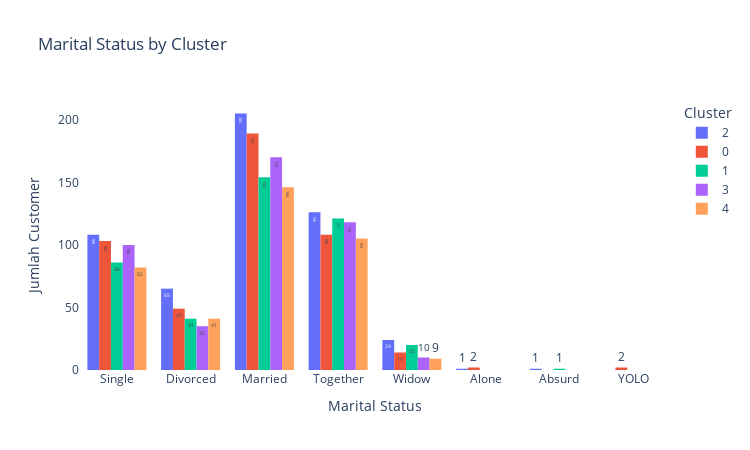

The cell this chart's notebook holds for it:
### Markdown cell above
* Cluster 2 memiliki jumlah pelanggan Graduation (S1) tertinggi dan PhD cukup besar, menunjukkan profil pelanggan yang teredukasi

* Cluster 0 juga didominasi Graduation, dengan persentase Master dan PhD cukup tinggi 

* Cluster 1 memiliki distribusi pendidikan yang cukup seimbang namun Graduation tetap dominan 

* Cluster 3 memiliki Graduation tinggi tetapi 2n Cycle dan Basic lebih terlihat dibanding cluster lain

* Cluster 4 dominan Graduation namun memiliki proporsi Basic sedikit lebih besar dibanding cluster lain

### Code cell
fig = px.histogram(
    df_cleansing,
    x='Marital_Status',
    color='Cluster',
    barmode='group',        
    text_auto=True,         
    title='Marital Status by Cluster'
)

fig.update_layout(
    xaxis_title='Marital Status',
    yaxis_title='Jumlah Customer',
    width=750,
    height=450,
    xaxis_showgrid=False,
    yaxis_showgrid=False,
    plot_bgcolor="white"
)

fig.show()

### Figure 1 — Plotly figure (JSON) as saved in the notebook; plotly's stock layout.template omitted (floating-point values rounded to 4 significant figures; data arrays with more than 128 entries replaced by an {"elided": "..."} marker saying what was removed)
{"data": [{"alignmentgroup": "True", "bingroup": "x", "hovertemplate": "Cluster=2<br>Marital_Status=%{x}<br>count=%{y}<extra></extra>", "legendgroup": "2", "marker": {"color": "#636efa", "pattern": {"shape": ""}}, "name": "2", "offsetgroup": "2", "orientation": "v", "showlegend": true, "texttemplate": "%{value}", "type": "histogram", "x": {"elided": "530 str values"}, "xaxis": "x", "yaxis": "y"}, {"alignmentgroup": "True", "bingroup": "x", "hovertemplate": "Cluster=0<br>Marital_Status=%{x}<br>count=%{y}<extra></extra>", "legendgroup": "0", "marker": {"color": "#EF553B", "pattern": {"shape": ""}}, "name": "0", "offsetgroup": "0", "orientation": "v", "showlegend": true, "texttemplate": "%{value}", "type": "histogram", "x": {"elided": "467 str values"}, "xaxis": "x", "yaxis": "y"}, {"alignmentgroup": "True", "bingroup": "x", "hovertemplate": "Cluster=1<br>Marital_Status=%{x}<br>count=%{y}<extra></extra>", "legendgroup": "1", "marker": {"color": "#00cc96", "pattern": {"shape": ""}}, "name": "1", "offsetgroup": "1", "orientation": "v", "showlegend": true, "texttemplate": "%{value}", "type": "histogram", "x": {"elided": "423 str values"}, "xaxis": "x", "yaxis": "y"}, {"alignmentgroup": "True", "bingroup": "x", "hovertemplate": "Cluster=3<br>Marital_Status=%{x}<br>count=%{y}<extra></extra>", "legendgroup": "3", "marker": {"color": "#ab63fa", "pattern": {"shape": ""}}, "name": "3", "offsetgroup": "3", "orientation": "v", "showlegend": true, "texttemplate": "%{value}", "type": "histogram", "x": {"elided": "433 str values"}, "xaxis": "x", "yaxis": "y"}, {"alignmentgroup": "True", "bingroup": "x", "hovertemplate": "Cluster=4<br>Marital_Status=%{x}<br>count=%{y}<extra></extra>", "legendgroup": "4", "marker": {"color": "#FFA15A", "pattern": {"shape": ""}}, "name": "4", "offsetgroup": "4", "orientation": "v", "showlegend": true, "texttemplate": "%{value}", "type": "histogram", "x": {"elided": "383 str values"}, "xaxis": "x", "yaxis": "y"}], "layout": {"barmode": "group", "height": 450, "legend": {"title": {"text": "Cluster"}, "tracegroupgap": 0}, "plot_bgcolor": "white", "title": {"text": "Marital Status by Cluster"}, "width": 750, "xaxis": {"anchor": "y", "domain": [0, 1], "showgrid": false, "title": {"text": "Marital Status"}}, "yaxis": {"anchor": "x", "domain": [0, 1], "showgrid": false, "title": {"text": "Jumlah Customer"}}}}
